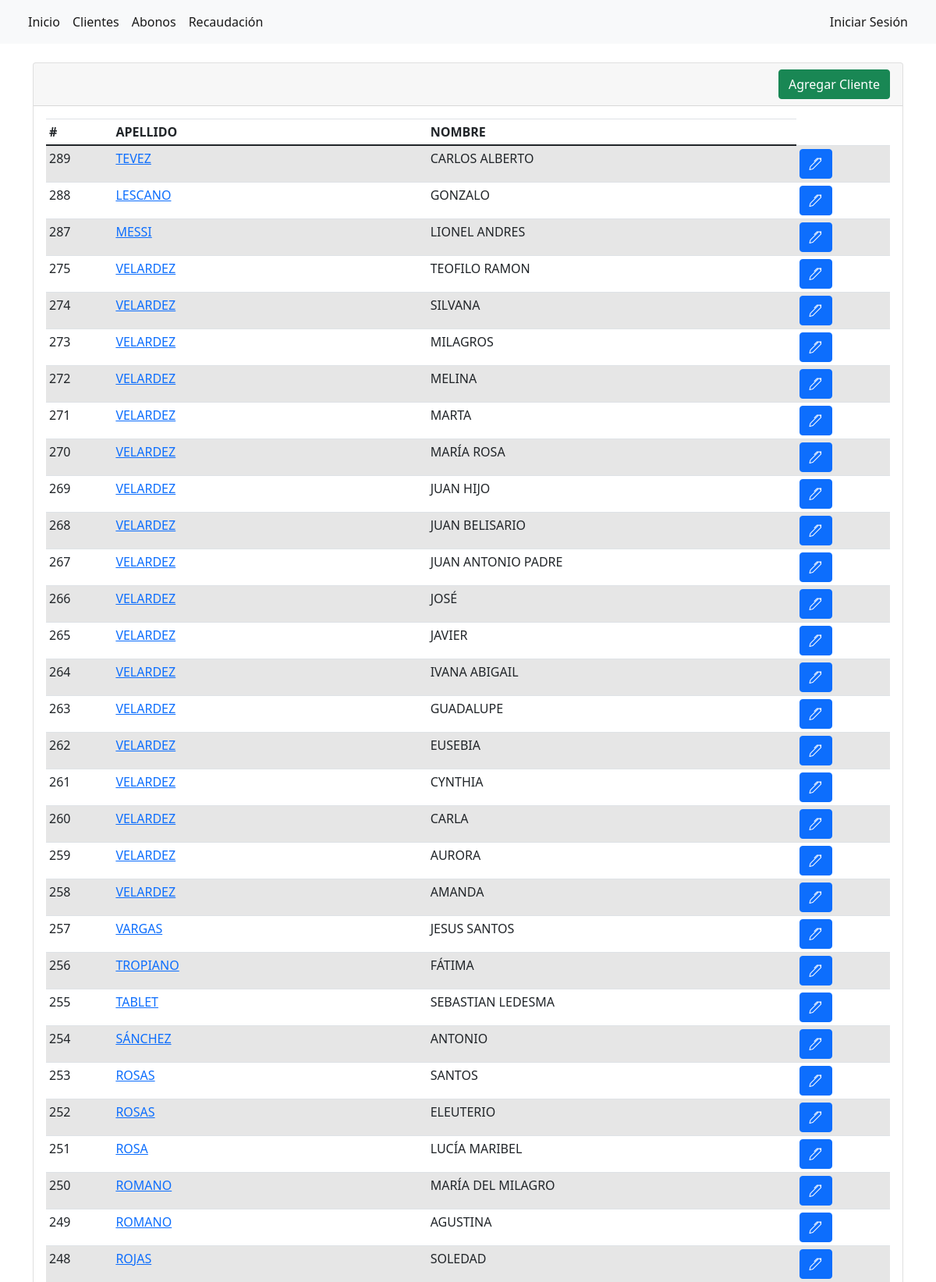
/clientes/ (upper part), run on the app's committed database.
### abonos/models.py (models this page shows, shortened)
class Cliente(models.Model):
    apellido = models.CharField(max_length=45, verbose_name="apellido")
    nombre = models.CharField(max_length=45, verbose_name="nombre")
    activo = models.BooleanField(default=True, verbose_name="activo")
    creado = models.DateTimeField(auto_now_add=True)
    modificado = models.DateTimeField(auto_now=True)
    class Meta:
        verbose_name = "Cliente"
        verbose_name_plural = "Clientes"
        ordering = ['-modificado', '-creado']
        unique_together = ['apellido', 'nombre']

### abonos/views.py (the view)
# urls.py: path('clientes/', views.clientes, name='clientes'),
def clientes(request):
    clientes = Cliente.objects.all().order_by('-creado')
    clientes_cuenta = clientes.count()
    context = {
        'clientes': clientes,
        'clientes_cuenta': clientes_cuenta
    }
    return render(request, 'clientes/index.html', context)

### abonos/templates/clientes/index.html (shortened to what this page needs)
{% extends "base.html" %}
{% block contenido %}
<div class="card">
    <div class="card-header d-flex justify-content-end">
        <a name="" id="" class="btn btn-success" href="{% url 'agregar_cliente' %}" role="button">Agregar Cliente</a>
    </div>
    <div class="card-body">
        <div class="table-responsive">
            <table class="table table-sm table-striped table-hover">
                <thead>
                    <tr>
                        <th>#</th>
                        <th>APELLIDO</th>
                        <th>NOMBRE</th>
                    </tr>
                </thead>
                <tbody>
                    {% for cliente in clientes %}
                    <tr>
                        <td>{{ cliente.id }}</td>
                        <td><a href="{% url 'abonos' %}?query_cliente={{cliente.id}}">{{ cliente.apellido }}</a></td>
                        <td>{{ cliente.nombre }}</td>
                        <td>
                            <a name="" id="" class="btn btn-primary" href="{% url 'editar_cliente' cliente.id%}" role="button"><i class="bi bi-pen"></i></a>
                        </td>
                    </tr>
                    {% endfor %}
                </tbody>
            </table>
        </div>
    </div>
</div>
{% endblock %}

### data on the page
Cliente: id "289", apellido "TEVEZ", nombre "CARLOS ALBERTO"
Cliente: id "288", apellido "LESCANO", nombre "GONZALO"
Cliente: id "287", apellido "MESSI", nombre "LIONEL ANDRES"
Cliente: id "275", apellido "VELARDEZ", nombre "TEOFILO RAMON"
Cliente: id "274", apellido "VELARDEZ", nombre "SILVANA"
Cliente: id "273", apellido "VELARDEZ", nombre "MILAGROS"
Cliente: id "272", apellido "VELARDEZ", nombre "MELINA"
Cliente: id "271", apellido "VELARDEZ", nombre "MARTA"
Cliente: id "270", apellido "VELARDEZ", nombre "MARÍA ROSA"
Cliente: id "269", apellido "VELARDEZ", nombre "JUAN HIJO"
Cliente: id "268", apellido "VELARDEZ", nombre "JUAN BELISARIO"
Cliente: id "267", apellido "VELARDEZ", nombre "JUAN ANTONIO PADRE"
Cliente: id "266", apellido "VELARDEZ", nombre "JOSÉ"
Cliente: id "265", apellido "VELARDEZ", nombre "JAVIER"
Cliente: id "264", apellido "VELARDEZ", nombre "IVANA ABIGAIL"
Cliente: id "263", apellido "VELARDEZ", nombre "GUADALUPE"
Cliente: id "262", apellido "VELARDEZ", nombre "EUSEBIA"
Cliente: id "261", apellido "VELARDEZ", nombre "CYNTHIA"
Cliente: id "260", apellido "VELARDEZ", nombre "CARLA"
Cliente: id "259", apellido "VELARDEZ", nombre "AURORA"
Cliente: id "258", apellido "VELARDEZ", nombre "AMANDA"
Cliente: id "257", apellido "VARGAS", nombre "JESUS SANTOS"
Cliente: id "256", apellido "TROPIANO", nombre "FÁTIMA"
Cliente: id "255", apellido "TABLET", nombre "SEBASTIAN LEDESMA"
Cliente: id "254", apellido "SÁNCHEZ", nombre "ANTONIO"
Cliente: id "253", apellido "ROSAS", nombre "SANTOS"
Cliente: id "252", apellido "ROSAS", nombre "ELEUTERIO"
Cliente: id "251", apellido "ROSA", nombre "LUCÍA MARIBEL"
Cliente: id "250", apellido "ROMANO", nombre "MARÍA DEL MILAGRO"
Cliente: id "249", apellido "ROMANO", nombre "AGUSTINA"
Cliente: id "248", apellido "ROJAS", nombre "SOLEDAD"
